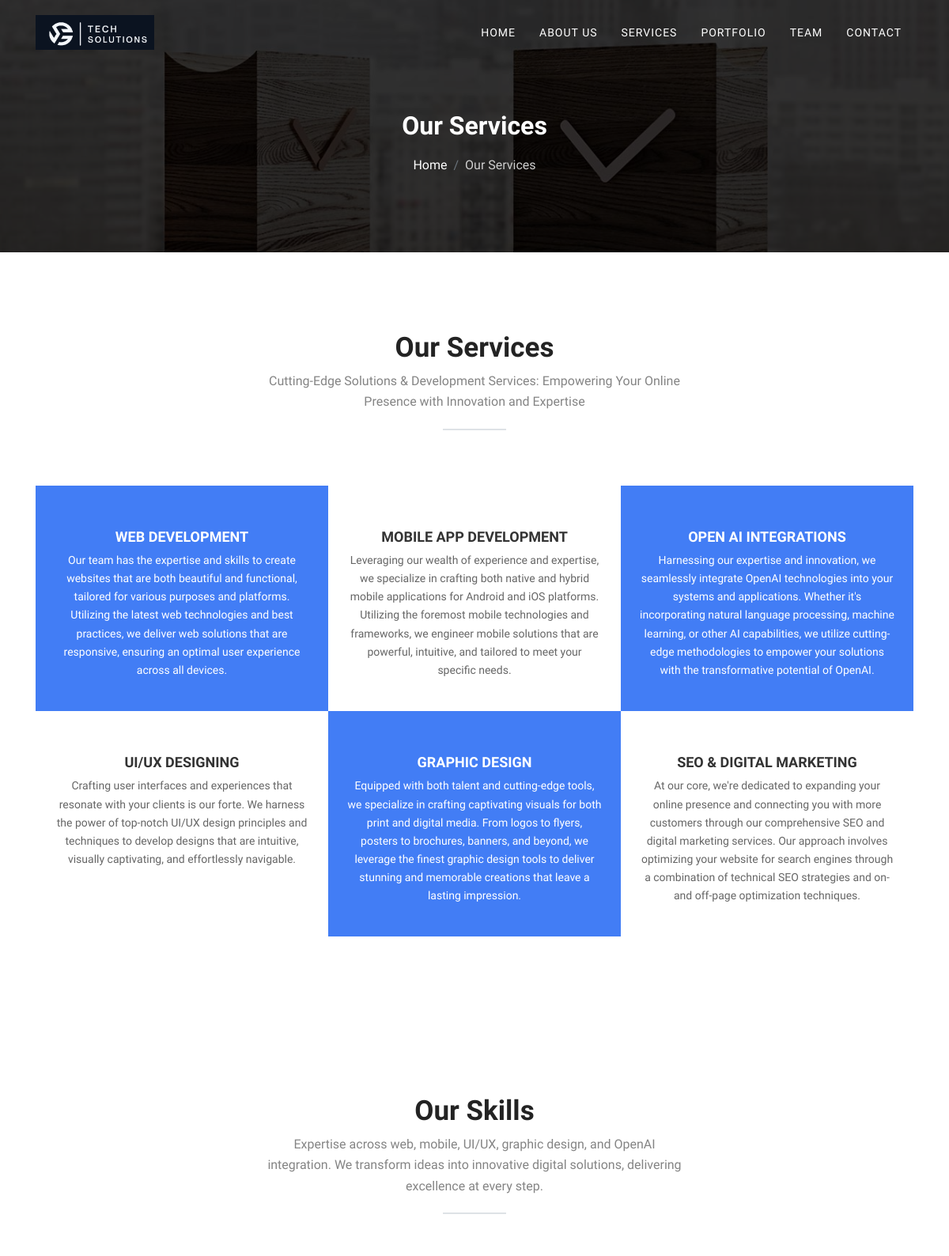
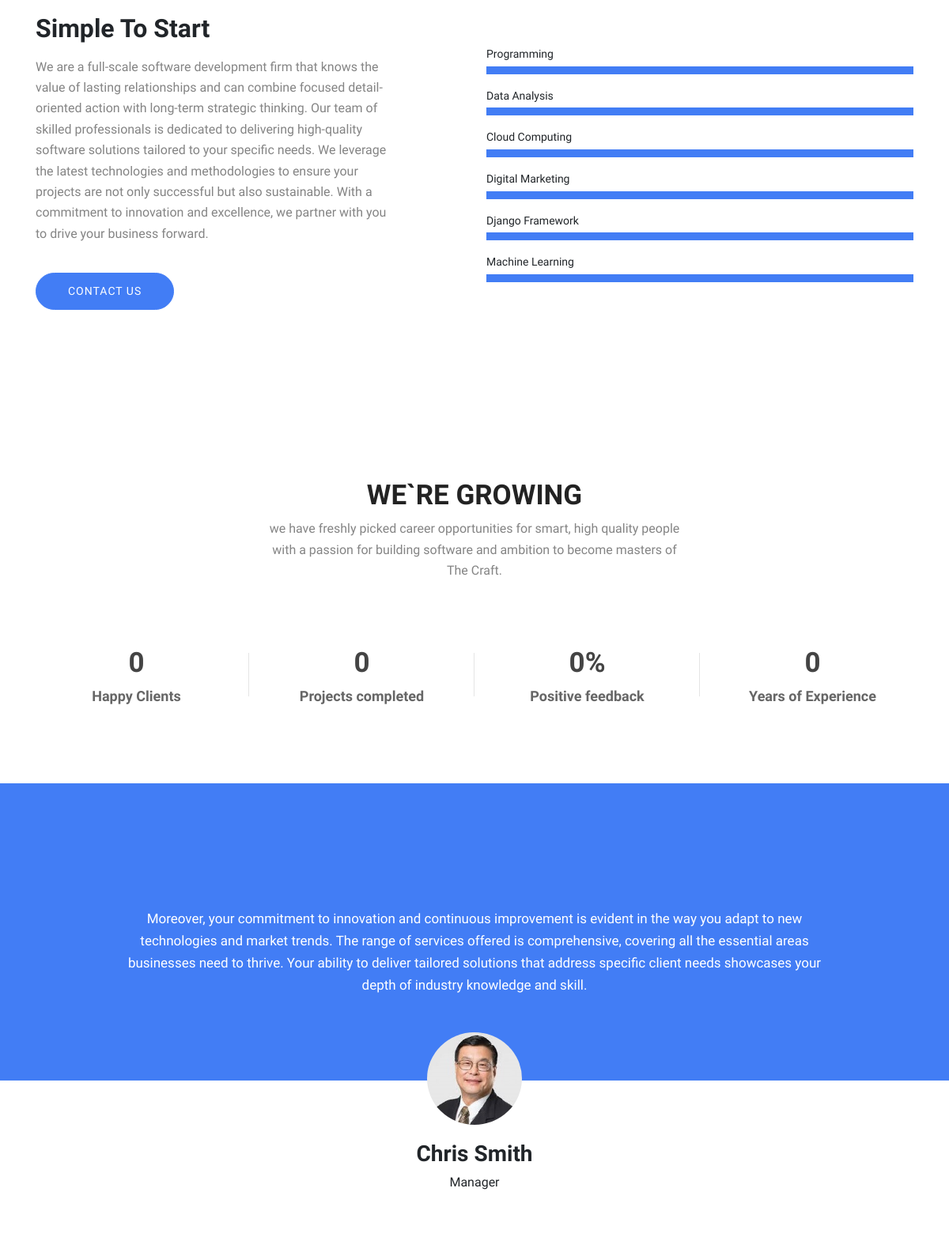
The app's page /service/ (upper part) with its own data (2 pictures, top to bottom).
### website/models.py (models this page shows, shortened)
class Skill(models.Model):
    name = models.CharField(max_length=300)
    percentage = models.IntegerField(null=True, blank=True)

class Testimonals(models.Model):
    name = models.CharField(max_length=200)
    country = models.CharField(max_length=200, null=True, blank=True)
    image= models.FileField(upload_to='Testimonals', default='user.jpg')
    designation = models.CharField(max_length=200, null=True, blank=True)
    company=models.CharField(max_length=200, null=True, blank=True)
    feedback = models.TextField()
    class Meta:
        verbose_name = 'Testimonal'
        verbose_name_plural = 'Testimonals'

### website/views.py (the view)
# urls.py: path('service/',Service.as_view(), name='service'),
class Service(TemplateView):
    template_name = 'service.html'
    def get_context_data(self, **kwargs):
        context = super().get_context_data(**kwargs)
        context['teams'] = TeamMember.objects.all()
        context['skills'] = Skill.objects.all()
        context['company'] = Company.load()
        context['testimonals'] = Testimonals.objects.all()
        context['clients'] = FeaturedClient.objects.all()
        return context

### website/models.py (called while the page is built)
    @classmethod
    def load(cls):
        obj, created = cls.objects.get_or_create(pk=1)
        return obj

### templates/service.html
{% extends 'base.html'%}
{% load static %}
{% block content %}
<div>
	<section class="single-page-header">
		<div class="container">
			<div class="row">
				<div class="col-md-12">
					<h2>Our Services</h2>
					<ol class="breadcrumb header-bradcrumb justify-content-center">
						<li class="breadcrumb-item"><a href="index-2.html" class="text-white">Home</a></li>
						<li class="breadcrumb-item active" aria-current="page">Our Services</li>
					</ol>
				</div>
			</div>
		</div>
	</section>
	{% include 'services-sub.html' %}
	{% include 'skills.html' %}
	{% include 'counter.html' %}
	{% include 'testominals.html'%}
</div>
{% endblock %}

### templates/skills.html (shortened to what this page needs)
    <section class="team-skills section-sm" id="skills">
        <div class="container">
            <div class="row justify-content-center">
                <div class="col-xl-6 col-lg-8">
                    <div class="title text-center">
                        <h2>Our Skills</h2>
                        <p>Expertise across web, mobile, UI/UX, graphic design, and OpenAI integration. We transform
                            ideas into innovative digital solutions, delivering excellence at every step.</p>
                        <div class="border"></div>
                    </div>
                </div>
            </div>
            <div class="row justify-content-between">
                <div class="col-md-5">
                    <div class="team-skills-content">
                        <h2 class="mb-3">Simple To Start</h2>
                        <p>
                            We are a full-scale software development firm that knows the value of lasting relationships and
                            can combine focused detail-oriented action with long-term strategic thinking. Our team of
                            skilled professionals is dedicated to delivering high-quality software solutions tailored to
                            your specific needs. We leverage the latest technologies and methodologies to ensure your
                            projects are not only successful but also sustainable. With a commitment to innovation and
                            excellence, we partner with you to drive your business forward.</p>
                        <a href="contact.html" class="btn btn-main mt-20">Contact Us</a>
                    </div>
                </div>
                <div class="col-md-6">
                    <div class="progress-block">
                        <ul>
                            {% for skill in skills %}
                            <li class="mb-3">
                                <span>{{skill.name}}</span>
                                <div class="progress">
                                    <div class="progress-bar" role="progressbar" style="width: {{ skill.percentage }}%;"
                                        aria-valuenow="{{ skill.percentage }}" aria-valuemin="0" aria-valuemax="100">
                                    </div>
                                </div>
                            </li>
                            {% endfor %}
                        </ul>
                    </div>
                </div>
            </div>
            <div class="row">
                <div class="col-md-12 mt-4">
                </div>
            </div>
        </div>
    </section>

### templates/testominals.html (shortened to what this page needs)
    <section class="testimonial section" id="testimonial">
        <div class="container">
            <div class="row">
                <div class="col-lg-12">
                    <div class="testimonial-slider">
                        {% for tes in testimonals %}
                        <div class="item text-center">
                            <div class="client-details">
                                <p>{{tes.feedback}}</p>
                            </div>
                            <div class="client-thumb">
                                <img loading="lazy" src="{{tes.image.url}}" class="img-fluid" alt="">
                            </div>
                            <div class="client-meta">
                                <h3>{{tes.name}}</h3>
                                {% if tes.designation %}
                                <span>{{tes.designation}}</span>
                                {% endif %}
                            </div>
                        </div>
                        {% endfor %}
                    </div>
                </div>
            </div>
        </div>
    </section>

### static/css/style.css (style rules this page uses)
body { line-height: 1.4; font-family: "Source Sans Pro", sans-serif; -webkit-font-smoothing: antialiased; }
p { font-family: "Source Sans Pro", sans-serif; color: #848484; font-size: 16px; line-height: 1.65; }
h1, h2, h3, h4, h5, h6 { font-family: "Catamaran", sans-serif; font-weight: 600; }
ol, ul { margin: 0; padding: 0; list-style: none; }
a { transition: all .3s ease-in 0s; }
a, a:focus, a:hover { text-decoration: none; outline: 0; }
.btn-main { background: #427df5; border: 1px solid #427df5; color: #fff; display: inline-block; font-size: 14px; letter-spacing: 1px; padding: 12px 40px; text-transform: uppercase; border-radius: 40px; }
.mt-20 { margin-top: 20px; }
.section { padding: 100px 0; }
.section-sm { padding: 70px 0; }
.title { padding-bottom: 50px; overflow: hidden; }
.title h2 { font-weight: 600; font-size: 35px; color: #232323; }
.title p { color: #848484; margin: 0 auto; }
.border { height: 2px; margin: 20px auto 20px; position: relative; width: 80px; background: #427df5; }
.header-bradcrumb { background: transparent; }
.header-bradcrumb a, .header-bradcrumb .active { color: #cfcfcf; font-weight: 200; font-family: "Source Sans Pro", sans-serif; }
.slick-slide { outline: none; }
.single-page-header { background-image: url("../images/about/about-header.jpg"); background-size: cover; padding: 140px 0 70px; text-align: center; color: #fff; position: relative; }
.single-page-header:before { background: rgba(0, 0, 0, 0.8); position: absolute; content: ''; top: 0; right: 0; left: 0; bottom: 0; }
.slick-slide { outline: 0; }
.slick-slide img { display: unset; }
.team-skills .progress-block { margin-top: 40px; }
.team-skills .progress-block span { display: inline-block; margin-bottom: 5px; font-size: 14px; }
.team-skills .progress-block .progress { box-shadow: none; border-radius: 0; height: 10px; }
.team-skills .progress-block .progress .progress-bar { background: #427df5; box-shadow: none; }
.testimonial { padding-top: 100px; background: #427df5; position: relative; padding-bottom: 0px; margin-bottom: 80px; }
.testimonial:before { content: ""; display: block; position: absolute; left: 0%; right: 0%; bottom: 0; height: 145px; background-color: white; }
.testimonial .item .client-details { padding-bottom: 30px; }
.testimonial .item .client-details p { font-size: 17px; color: #fff; font-weight: 200; padding: 0 10%; }
.testimonial .item .client-thumb img { display: inline-block; border-radius: 100%; width: 120px; height: auto; margin-bottom: 20px; }

### records on screen
Skill: name "Programming", percentage 100 (drawn)
Skill: name "Data Analysis", percentage 100 (drawn)
Skill: name "Cloud Computing", percentage 100 (drawn)
Skill: name "Digital Marketing", percentage 100 (drawn)
Skill: name "Django Framework", percentage 100 (drawn)
Skill: name "Machine Learning", percentage 100 (drawn)
Testimonals: feedback "Moreover, your commitment to innovation and continuous improvement is evident in the way you adapt to new technologies and market trends. The range of services offered is comprehensive, covering all the essential areas businesses need to thrive. Your ability to deliver tailored solutions that address specific client needs showcases your depth of industry knowledge and skill.", image (picture), name "Chris Smith", designation "Manager"
